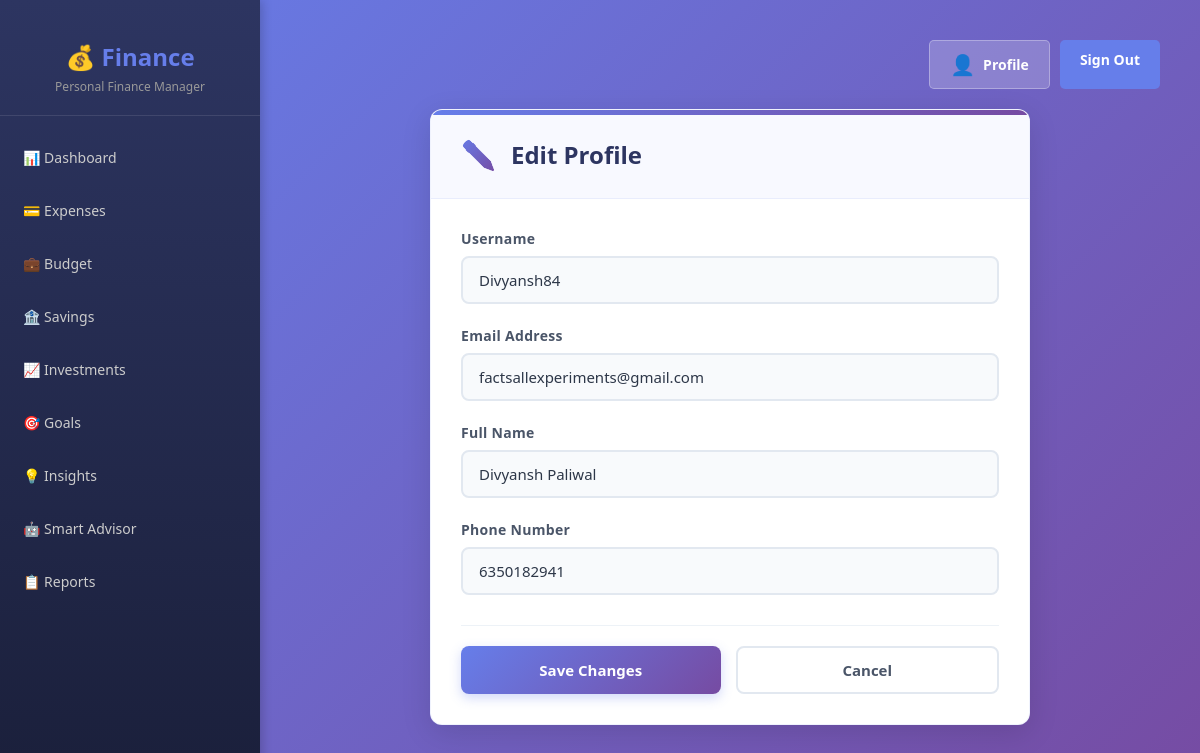
The page /auth/profile/edit (signed in) on the database its author committed.
### models/user.py (models this page shows, shortened)
class User(UserMixin, db.Model):
    id = db.Column(db.Integer, primary_key=True)
    username = db.Column(db.String(50), unique=True, nullable=False)
    email = db.Column(db.String(120), unique=True, nullable=False)
    password_hash = db.Column(db.String(128), nullable=False)
    full_name = db.Column(db.String(100), nullable=True)
    phone = db.Column(db.String(15), nullable=True)
    created_at = db.Column(db.DateTime, default=datetime.utcnow)
    is_verified = db.Column(db.Boolean, default=False)
    otp = db.Column(db.String(6), nullable=True)
    expenses = db.relationship("Expense", backref="user", lazy=True, cascade="all, delete-orphan")
    savings = db.relationship("Saving", backref="user", lazy=True, cascade="all, delete-orphan")
    investments = db.relationship("Investment", backref="user", lazy=True, cascade="all, delete-orphan")
    budgets = db.relationship("Budget", backref="user", lazy=True, cascade="all, delete-orphan")
    goals = db.relationship("Goal", backref="user", lazy=True, cascade="all, delete-orphan")

### routes/auth_routes.py (the view, shortened to what this page needs)
@auth_bp.route("/profile/edit", methods=["GET", "POST"])
@login_required
def edit_profile():
    return render_template("edit_profile.html", user=current_user)

### finance-app.py (called while the page is built)
@login_manager.user_loader
def load_user(user_id):
    return User.query.get(int(user_id))

### templates/edit_profile.html (shortened to what this page needs)
{% extends "base.html" %}
{% block content %}
<div class="profile-container">
    <div class="profile-card">
        <div class="profile-header">
            <div class="profile-header-icon">✏️</div>
            <h2>Edit Profile</h2>
        </div>
        <div class="profile-body">
            <form method="POST">
                <div class="form-group">
                    <label for="username" class="form-label">Username</label>
                    <input type="text" class="form-control" id="username" name="username" value="{{ user.username }}"
                        required placeholder="Enter your username">
                </div>
                <div class="form-group">
                    <label for="email" class="form-label">Email Address</label>
                    <input type="email" class="form-control" id="email" name="email" value="{{ user.email }}" required
                        placeholder="Enter your email">
                </div>
                <div class="form-group">
                    <label for="full_name" class="form-label">Full Name</label>
                    <input type="text" class="form-control" id="full_name" name="full_name"
                        value="{{ user.full_name or '' }}" placeholder="Enter your full name">
                </div>
                <div class="form-group">
                    <label for="phone" class="form-label">Phone Number</label>
                    <input type="tel" class="form-control" id="phone" name="phone" value="{{ user.phone or '' }}"
                        placeholder="Enter your phone number">
                </div>
                <div class="form-actions">
                    <button type="submit" class="btn-submit">Save Changes</button>
                    <a href="{{ url_for('auth.profile') }}" class="btn-cancel">Cancel</a>
                </div>
            </form>
        </div>
    </div>
</div>
{% endblock %}

### templates/base.html (style rules this page uses)
* { margin: 0; padding: 0; box-sizing: border-box; }
body { font-family: 'Segoe UI', Tahoma, Geneva, Verdana, sans-serif; background: linear-gradient(135deg, #667eea 0%, #764ba2 100%); min-height: 100vh; color: #333; }

### templates/edit_profile.html (style rules this page uses)
.profile-container { max-width: 600px; margin: 0 auto; animation: fadeIn 0.5s ease-in-out; }
.profile-card { background: white; border-radius: 12px; box-shadow: 0 8px 30px rgba(0, 0, 0, 0.12); overflow: hidden; border: 1px solid rgba(102, 126, 234, 0.1); position: relative; }
.profile-card::before { content: ''; position: absolute; top: 0; left: 0; right: 0; height: 5px; background: linear-gradient(90deg, #667eea, #764ba2); }
.profile-header { background: #f8f9ff; padding: 25px 30px; border-bottom: 1px solid rgba(102, 126, 234, 0.1); display: flex; align-items: center; gap: 15px; }
.profile-header h2 { color: #2d3561; font-size: 24px; font-weight: 700; margin: 0; }
.profile-header-icon { font-size: 28px; background: linear-gradient(135deg, #667eea 0%, #764ba2 100%); -webkit-background-clip: text; -webkit-text-fill-color: transparent; }
.profile-body { padding: 30px; }
.form-group { margin-bottom: 22px; }
.form-label { display: block; font-weight: 600; color: #4a5568; margin-bottom: 8px; font-size: 14px; letter-spacing: 0.3px; }
.form-control { width: 100%; padding: 12px 16px; border-radius: 8px; border: 2px solid #e2e8f0; background-color: #f8fafc; color: #2d3748; font-size: 15px; transition: all 0.3s ease; font-family: inherit; box-sizing: border-box; }
.form-control::placeholder { color: #cbd5e0; }
.form-actions { display: flex; gap: 15px; margin-top: 30px; padding-top: 20px; border-top: 1px solid #edf2f7; }
.btn-submit { background: linear-gradient(135deg, #667eea 0%, #764ba2 100%); color: white; border: none; padding: 12px 24px; border-radius: 8px; font-size: 15px; font-weight: 600; cursor: pointer; transition: all 0.3s ease; box-shadow: 0 4px 12px rgba(102, 126, 234, 0.3); flex: 1; font-family: inherit; }
.btn-cancel { background: white; color: #4a5568; border: 2px solid #e2e8f0; padding: 12px 24px; border-radius: 8px; font-size: 15px; font-weight: 600; cursor: pointer; transition: all 0.3s ease; text-decoration: none; text-align: center; flex: 1; font-family: inherit; box-sizing: border-box; }

### rows shown on the page
User: username "Divyansh84", email "factsallexperiments@gmail.com", full_name "Divyansh Paliwal", phone "6350182941"
